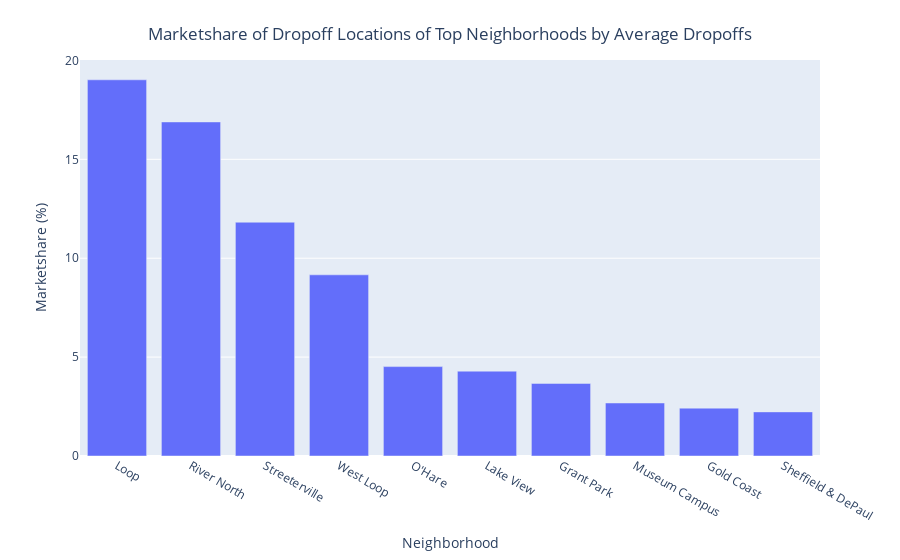

Notebook cell for this chart:
### Code cell
# Create percentage of total column
location_avg['percent_of_total'] = (location_avg['average_trips'] * 100/location_avg['average_trips'].sum()).round(2)

# Select top 10 neighborhoods
top_10_neighborhoods = location_avg[0:10]

# Show barplot of taxi companies
fig = px.bar(top_10_neighborhoods, x='dropoff_location_name', y='percent_of_total')

# Update figure, center title, change xaxis title font size, change yaxis title font size
fig.update_layout(title={'text': 'Marketshare of Dropoff Locations of Top Neighborhoods by Average Dropoffs',
                            'y':0.95,
                            'x':0.5,
                            'xanchor': 'center',
                            'yanchor': 'top'},
                    xaxis_title='Neighborhood',
                    yaxis_title='Marketshare (%)')

# Show barplot
fig.show()

### Figure 1 — Plotly figure (JSON) as saved in the notebook; plotly's stock layout.template omitted (floating-point values rounded to 4 significant figures)
{"data": [{"alignmentgroup": "True", "hovertemplate": "dropoff_location_name=%{x}<br>percent_of_total=%{y}<extra></extra>", "legendgroup": "", "marker": {"color": "#636efa", "pattern": {"shape": ""}}, "name": "", "offsetgroup": "", "orientation": "v", "showlegend": false, "textposition": "auto", "type": "bar", "x": ["Loop", "River North", "Streeterville", "West Loop", "O'Hare", "Lake View", "Grant Park", "Museum Campus", "Gold Coast", "Sheffield & DePaul"], "xaxis": "x", "y": [19.02, 16.89, 11.82, 9.16, 4.52, 4.29, 3.67, 2.68, 2.42, 2.23], "yaxis": "y"}], "layout": {"barmode": "relative", "legend": {"tracegroupgap": 0}, "margin": {"t": 60}, "title": {"text": "Marketshare of Dropoff Locations of Top Neighborhoods by Average Dropoffs", "x": 0.5, "xanchor": "center", "y": 0.95, "yanchor": "top"}, "xaxis": {"anchor": "y", "domain": [0, 1], "title": {"text": "Neighborhood"}}, "yaxis": {"anchor": "x", "domain": [0, 1], "title": {"text": "Marketshare (%)"}}}}
